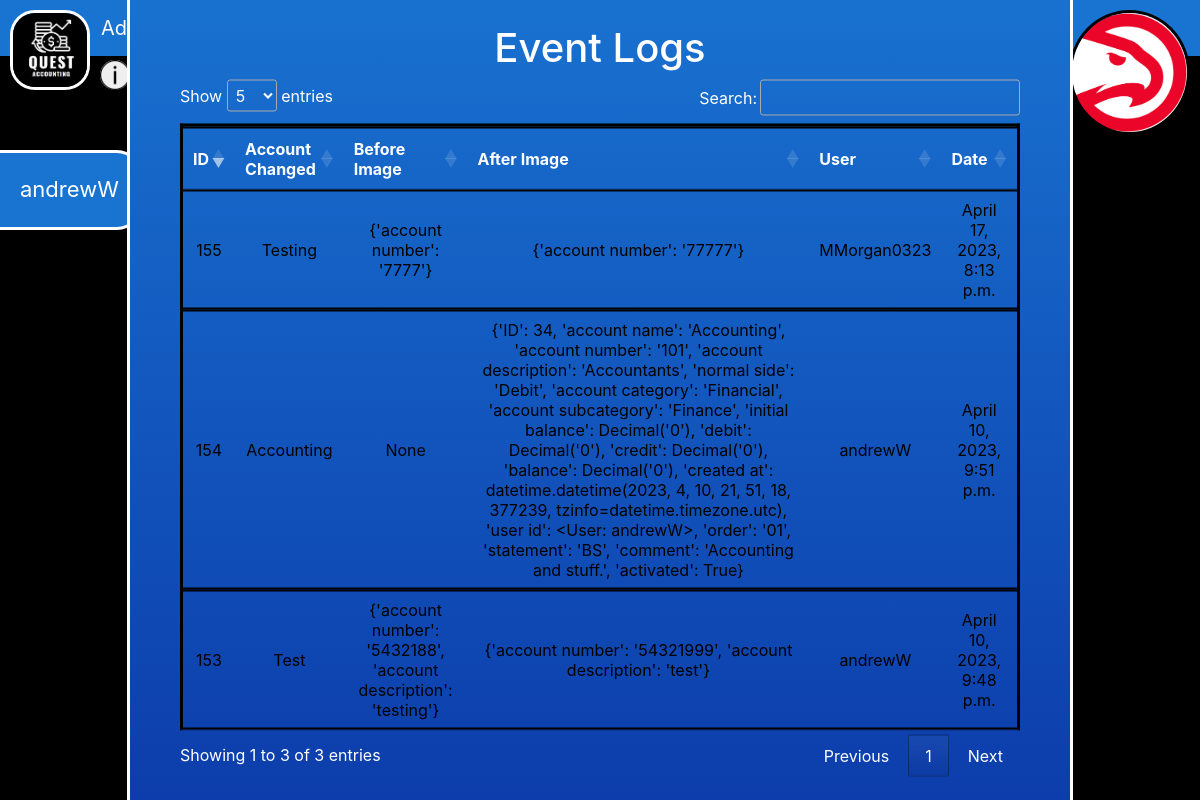
The app's page /event_logs (signed in) with its own data.
### QuestAccounting/models.py (models this page shows)
class UserProfile(models.Model):
    user = models.OneToOneField(User, on_delete=models.CASCADE)
    profile_pic = models.ImageField(upload_to='profile_pics', default = 'profile_pics/wp4013910.jpg')

class EventLog(models.Model):
    id = models.AutoField(primary_key=True)
    user = models.ForeignKey(User, on_delete=models.CASCADE)
    event_date = models.DateTimeField(auto_now_add=True)
    account_changed = models.CharField(max_length=30)
    before_image = models.CharField(max_length=100, null=True, blank=True)
    after_image = models.CharField(max_length=100)

### QuestAccounting/views.py (the view)
# urls.py: path('event_logs', views.event_logs, name = "event_logs"),
@login_required
def event_logs(request):
    user = request.user
    event_logs = EventLog.objects.all()
    context = {'user': user,
               'is_superuser': request.user.is_superuser,
               'event_logs': event_logs,
               'account': account,
               'groups': request.user.groups.values_list('name', flat=True)
               }
    return render(request, 'QuestAccounting/event_logs.html', context)

### QuestAccounting/context_processors.py (called while the page is built)
def add_user_context(request):
    return {'user': request.user}

### QuestAccounting-carmelo/QuestAccounting/templates/QuestAccounting/event_logs.html (shortened to what this page needs)
{% extends 'QuestAccounting/navbar_styling.html' %}
{% block content %}
<head>
    <link rel="stylesheet" type="text/css" href="https://cdn.datatables.net/1.10.24/css/jquery.dataTables.min.css">
  </head>
<div class= "form-center">
    <h1>Event Logs</h1>
    <table id="event-log">
        <thead>
            <tr>
                <th>ID</th>
                <th>Account Changed</th>
                <th>Before Image</th>
                <th>After Image</th>
                <th>User</th>
                <th>Date</th>
            </tr>
        </thead>
        <tbody>
            {% for event_log in event_logs %}
                <tr>
                    <td>{{ event_log.id }}</td>
                    <td>{{ event_log.account_changed }}</td>
                    <td>{{ event_log.before_image }}</td>
                    <td>{{ event_log.after_image }}</td>
                    <td>{{ event_log.user }}</td>
                    <td>{{ event_log.event_date }}</td>
                </tr>
            {% endfor %}
        </tbody>
    </table>
</div>
{% endblock %}

### QuestAccounting-carmelo/QuestAccounting/templates/QuestAccounting/navbar.html (shortened to what this page needs)
<html>
{% load static %}
    <head>
        <link rel="stylesheet" href="https://cdn.jsdelivr.net/npm/bootstrap@4.3.1/dist/css/bootstrap.min.css">
        <link rel="stylesheet" href="//code.jquery.com/ui/1.12.1/themes/base/jquery-ui.css">
    </head>
    <body>
      <nav class="navbar navbar-expand-lg navbar-dark">
        <div class="container-fluid">
                {% block navbar_brand %}<a class="navbar-brand" href="{% url 'admin' %}">Quest Accounting</a>{% endblock %}
            <div class="collapse navbar-collapse" id="navbarNav">
                <ul class="navbar-nav">
                    {% block nav_items %}
                    {% endblock %}
                </ul>
                <ul class="navbar-nav ml-auto" {% block nav_user_account %} style = "margin-right: 125px;" {% endblock %}>
                    <li class="nav-item">
                        <a class="nav-link" href="{% url 'account' %}">User Account</a>
                    </li>
                </ul>
            </div>
        </div>
    </nav>
    <button class="help-button" onclick = "location.href = '{% url 'help' %}'"></button>
    <div class='username'>
        <p>{{ user.username }}<p>
    </div>
    {% if user.userprofile.profile_pic %}
        <img src="{{ user.userprofile.profile_pic.url }}" class="profile-picture-navbar" alt="{{ user.username }}'s profile picture">
    {% else %}
        <img src="{{ '../media/profile_pics/profilepicture.png' }}" class="profile-picture-navbar" alt="default profile picture">
    {% endif %}
    <img src="{% static 'images/logo.jpeg' %}" class= "navbar-logo" alt="Logo">
    <html>
        {% block content %}{% endblock %}
    </body>
</html>

### QuestAccounting-carmelo/QuestAccounting/templates/QuestAccounting/event_logs.html (style rules this page uses)
.form-center { position: fixed; top: 50%; left: 50%; display: flex; justify-content: center; transform: translate(-50%, -50%); flex-direction: column; align-items: center; background-image: linear-gradient(to bottom,#1973D1, #0C3BAA); border-radius: 25px; padding: 50px; border: 3px solid #FFFFFF; color: #ffffff; }
table { margin-top: 15px; border-collapse: collapse; border: 3px solid black; max-width: 2000px; min-width: 70vw; width: auto; }
th { text-align: center; border-top: 2px solid black; border-bottom: 2px solid black; color: #ffffff; vertical-align: center; padding: 5px; }
td { text-align: center; border-top: 2px solid black; border-bottom: 2px solid black; color: #000000; vertical-align: center; padding: 5px; }

### records on screen
EventLog: id "153", account_changed "Test", before_image "{'account number': '5432188', 'account description': 'testing'}", after_image "{'account number': '54321999', 'account description': 'test'}", user "andrewW", event_date "April 10, 2023, 9:48 p.m."
EventLog: id "154", account_changed "Accounting", before_image "None", after_image "{'ID': 34, 'account name': 'Accounting', 'account number': '101', 'account description': 'Accountants', 'normal side': 'Debit', 'account category': 'Financial', 'account subcategory': 'Finance', 'initial balance': Decimal('0'), 'debit': Decimal('0'), 'credit': Decimal('0'), 'balance': Decimal('0'), 'created at': datetime.datetime(2023, 4, 10, 21, 51, 18, 377239, tzinfo=datetime.timezone.utc), 'user id': <User: andrewW>, 'order': '01', 'statement': 'BS', 'comment': 'Accounting and stuff.', 'activated': True}", user "andrewW", event_date "April 10, 2023, 9:51 p.m."
EventLog: id "155", account_changed "Testing", before_image "{'account number': '7777'}", after_image "{'account number': '77777'}", user "MMorgan0323", event_date "April 17, 2023, 8:13 p.m."

### other values on screen
{{ user.username }} "andrewW"
